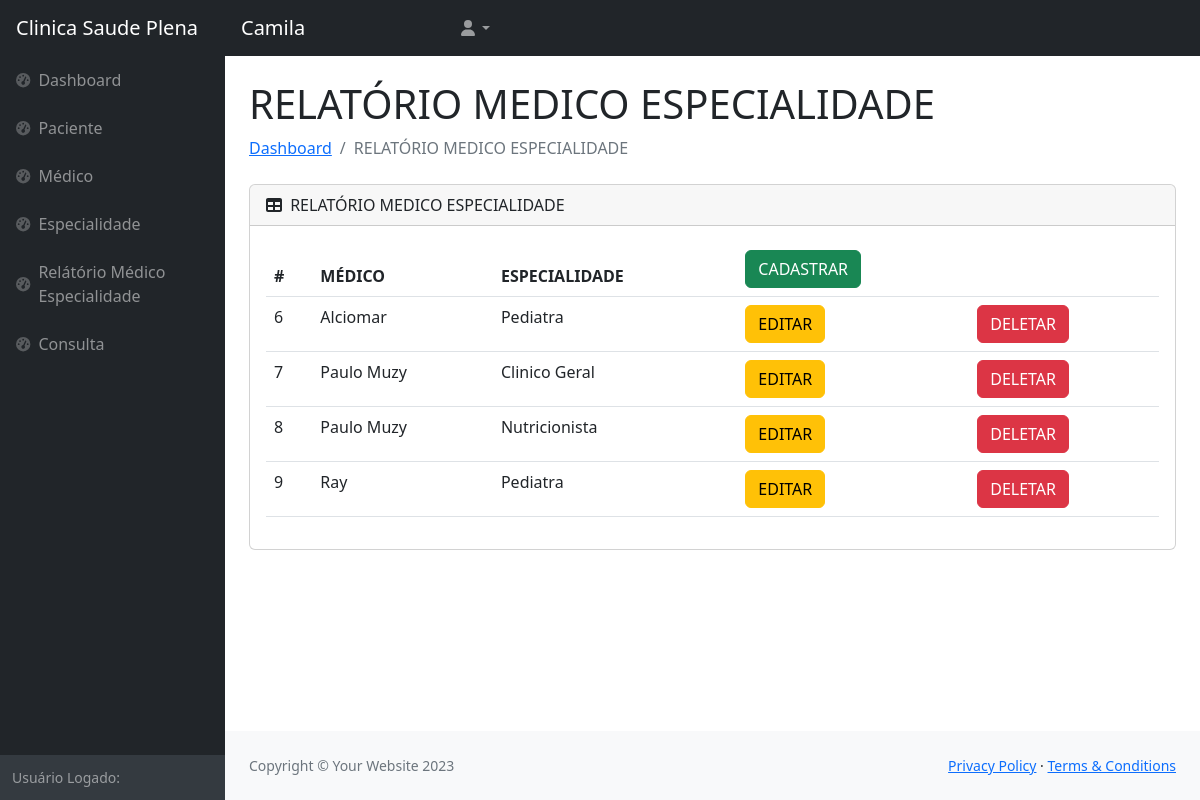
The app's page /front/tabelas/medicoespecialidade.php (signed in) with its own data.
### tables this page shows
CREATE TABLE `usuario` (
  `idUser` int(11) NOT NULL,
  `nomeUser` varchar(100) NOT NULL,
  `username` varchar(100) NOT NULL,
  `password` varchar(100) NOT NULL
);

CREATE TABLE `medicoespecialidade` (
  `id` int(11) NOT NULL,
  `id_medico` int(11) NOT NULL,
  `id_especialidade` int(11) NOT NULL
);

CREATE TABLE `medico` (
  `idMedico` int(11) NOT NULL,
  `nomeMedico` varchar(50) NOT NULL,
  `crmMedico` varchar(50) NOT NULL,
  `idadeMedico` int(11) NOT NULL,
  `email` varchar(50) NOT NULL
);

CREATE TABLE `especialidade` (
  `idEspecialidade` int(11) NOT NULL,
  `descricaoEspecialidade` varchar(50) NOT NULL
);

### front/Tabelas/medicoespecialidade.php (the view, shortened to what this page needs)
<?php
require("../../backand/conexao.php");
$username = $_SESSION["username"];
     $query = "SELECT * FROM usuario WHERE username = '$username'";
              $busca = mysqli_query($conn, $query);
              while ($dados = mysqli_fetch_array($busca)) {
                $nome = $dados['nomeUser'];
?>
<!DOCTYPE html>
<html lang="en">
    <head>
        <link href="https://cdn.jsdelivr.net/npm/simple-datatables@7.1.2/dist/style.min.css" rel="stylesheet" />
        <link href="../css/styles.css" rel="stylesheet" />
    </head>
    <body class="sb-nav-fixed">
        <nav class="sb-topnav navbar navbar-expand navbar-dark bg-dark">
            <a class="navbar-brand ps-3" href="index.html">Clinica Saude Plena</a>
            <a class="navbar-brand ps-3" href="index.html"><?php echo $nome; }?></a>
            <ul class="navbar-nav ms-auto ms-md-0 me-3 me-lg-4">
                <li class="nav-item dropdown">
                    <a class="nav-link dropdown-toggle" id="navbarDropdown" href="#" role="button" data-bs-toggle="dropdown" aria-expanded="false"><i class="fas fa-user fa-fw"></i></a>
                </li>
            </ul>
        </nav>
        <div id="layoutSidenav">
            <div id="layoutSidenav_nav">
            <?php require('nav.php');?>
            </div>
            <div id="layoutSidenav_content">
                <main>
                    <div class="container-fluid px-4">
                        <h1 class="mt-4">RELATÓRIO MEDICO ESPECIALIDADE</h1>
                        <ol class="breadcrumb mb-4">
                            <li class="breadcrumb-item"><a href="index.html">Dashboard</a></li>
                            <li class="breadcrumb-item active">RELATÓRIO MEDICO ESPECIALIDADE</li>
                        </ol>
                        <div class="card mb-4">
                            <div class="card-header">
                                <i class="fas fa-table me-1"></i>
                                RELATÓRIO MEDICO ESPECIALIDADE
                            </div>
                            <div class="card-body">
                                <table class="table">
                                    <thead>
                                      <tr>
                                        <th scope="col">#</th>
                                        <th scope="col">MÉDICO</th>
                                        <th scope="col">ESPECIALIDADE</th>
                                        <th scope="col"><a href="../form/cadMedicoEspecialidade.php" type="button" class="btn btn-success">CADASTRAR</a></th>
                                        <th scope="col"></th>
                                      </tr>
                                    </thead>
                                    <tbody>
                                    <tr>
                                        <?php
                                        require('../../backand/conexao.php');
                                            $query = "SELECT id,
                                            nomeMedico AS Medico,
                                            descricaoEspecialidade AS Especialidade
                                            FROM medicoespecialidade
                                            INNER JOIN Medico ON id_medico = idMedico
                                            INNER JOIN Especialidade ON id_especialidade = idEspecialidade";
                                            $busca = mysqli_query($conn, $query);
                                            while ($dados = mysqli_fetch_array($busca)) {
                                        ?>
                                            <td><?php echo $dados['id'] ?></td>
                                            <td><?php echo $dados['Medico'] ?> </td>
                                            <td><?php echo $dados['Especialidade'] ?></td>
                                            <td><a type="button" class="btn btn-warning" href="../form/editMedicoEspecialidade.php?id=<?php echo $dados['id'] ?>">EDITAR</a></td>
                                            <td><a class="btn btn-danger" href="../../backand/delMedicoEspecialidade.php?id=<?php echo $dados['id']?>">DELETAR</a></td>
                                        </tr>
                                        <?php } ?>
                                    </tbody>
                                  </table>
                            </div>
                        </div>
                    </div>
                </main>
                <footer class="py-4 bg-light mt-auto">
                    <div class="container-fluid px-4">
                        <div class="d-flex align-items-center justify-content-between small">
                            <div class="text-muted">Copyright &copy; Your Website 2023</div>
                            <div>
                                <a href="#">Privacy Policy</a>
                                &middot;
                                <a href="#">Terms &amp; Conditions</a>
                            </div>
                        </div>
                    </div>
                </footer>
            </div>
        </div>
    </body>
</html>

### front/Tabelas/nav.php
<nav class="sb-sidenav accordion sb-sidenav-dark" id="sidenavAccordion">
                    <div class="sb-sidenav-menu">
                        <div class="nav">
                            <a class="nav-link" href="../index.php">
                                <div class="sb-nav-link-icon"><i class="fas fa-tachometer-alt"></i></div>
                                Dashboard
                            </a>
                            <a class="nav-link" href="paciente.php">
                                <div class="sb-nav-link-icon"><i class="fas fa-tachometer-alt"></i></div>
                                Paciente
                            </a>
                            <a class="nav-link" href="medico.php">
                                <div class="sb-nav-link-icon"><i class="fas fa-tachometer-alt"></i></div>
                                Médico
                            </a>
                            <a class="nav-link" href="especialidade.php">
                                <div class="sb-nav-link-icon"><i class="fas fa-tachometer-alt"></i></div>
                                Especialidade
                            </a>
                            <a class="nav-link" href="medicoespecialidade.php">
                                <div class="sb-nav-link-icon"><i class="fas fa-tachometer-alt"></i></div>
                                Relátório Médico Especialidade
                            </a>
                            <a class="nav-link" href="consulta.php">
                                <div class="sb-nav-link-icon"><i class="fas fa-tachometer-alt"></i></div>
                                Consulta
                            </a>
                        </div>
                    </div>
                    <div class="sb-sidenav-footer">
                        <div class="small">Usuário Logado: </div>
                    </div>
                </nav>

### records on screen
usuario: nomeUser "Camila"
medicoespecialidade: id "6", id_medico.nomeMedico "Alciomar", id_especialidade.descricaoEspecialidade "Pediatra"
medicoespecialidade: id "7", id_medico.nomeMedico "Paulo Muzy", id_especialidade.descricaoEspecialidade "Clinico Geral"
medicoespecialidade: id "8", id_medico.nomeMedico "Paulo Muzy", id_especialidade.descricaoEspecialidade "Nutricionista"
medicoespecialidade: id "9", id_medico.nomeMedico "Ray", id_especialidade.descricaoEspecialidade "Pediatra"
